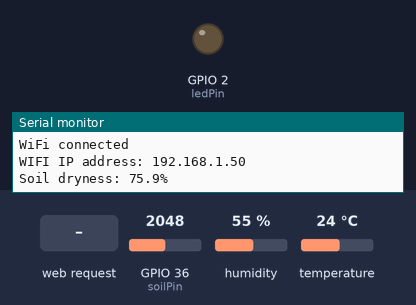
A sketch run on a simulated ESP32. On the bench: output pins drawn as LEDs (lit = HIGH), the last lines printed to the serial monitor. The inputs (shaded band) are chosen by the test bench; at power-on: GPIO 36 (soilPin) = 2048, humidity 55 %, temperature 24 °C (analog values on the 0–4095 scale). WiFi joins after 1.5 s; servers stay silent unless stated; uploads are accepted with an empty reply; storage starts empty.

Above: at 3.7 s.
3.8 s: HTTP request GET /on received
At 5.0 s:
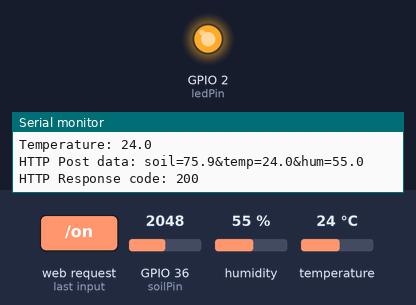
5.3 s: HTTP request GET /off received
At 6.7 s:
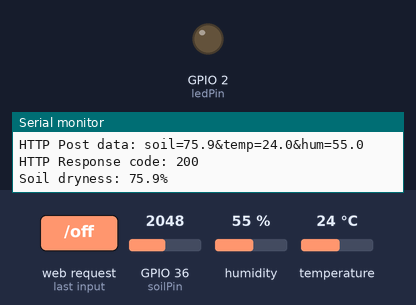
Timing chart, 0 to 8.3 s (numbered marks = the images above; inputs shaded):
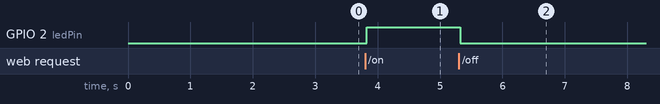

The sketch:

ESP32_Control.ino
```cpp
#include "WiFi.h"
#include "ESPAsyncWebServer.h"
#include "SPIFFS.h"
#include "HTTPClient.h"
#include "DHT.h"

const char* ssid = "";
const char* password = "";

String URL = "http:///houseplant_project/data.php";

const int ledPin = 2;
const int soilPin = 36;
const int DHTPin = 21;
const int DHTTYPE = DHT11;

DHT dht(DHTPin, DHTTYPE);

String ledState;
String soilDryness = "0.0";
String temperature = "0.0";
String humidity = "0.0";

AsyncWebServer server(80);

// This function handles the string that will be posted to the HTML
String processor(const String& var)
{
  if (var == "STATE")
  {
    if (digitalRead(ledPin))
      ledState = "ON";
    else
      ledState = "OFF";

    Serial.print("WEB LED state requested: ");
    Serial.println(ledState);

    return ledState;
  }

  if (var == "SOIL")
  {
    Serial.print("WEB Soil value requested: ");
    Serial.println(soilDryness);
    return soilDryness;
  }

  if (var == "TEMPERATURE")
  {
    Serial.print("WEB Soil value requested: ");
    Serial.println(temperature);
    return temperature;
  }

  if (var == "HUMIDITY")
  {
    Serial.print("WEB Soil value requested: ");
    Serial.println(humidity);
    return humidity;
  }

  return String();
}

void setup()
{
  Serial.begin(115200);
  delay(500);

  pinMode(ledPin, OUTPUT);
  pinMode(soilPin, INPUT);
  analogReadResolution(12);

  if (!SPIFFS.begin(true))
  {
    Serial.println("ERROR SPIFFS Mount Failed");
    return;
  }

  Serial.print("WIFI Connecting to ");
  Serial.println(ssid);

  WiFi.begin(ssid, password);

  while (WiFi.status() != WL_CONNECTED)
  {
    Serial.print(".");
    delay(1000);
  }

  Serial.println("\nWiFi connected");
  Serial.print("WIFI IP address: ");
  Serial.println(WiFi.localIP());

  // Sending the data to HTML
  server.on("/", HTTP_GET, [](AsyncWebServerRequest *request){
    request->send(SPIFFS, "/index.html", String(), false, processor);
  });

  server.on("/style.css", HTTP_GET, [](AsyncWebServerRequest *request){
    request->send(SPIFFS, "/style.css", "text/css");
  });

  server.on("/on", HTTP_GET, [](AsyncWebServerRequest *request){
    digitalWrite(ledPin, 1);
    request->send(SPIFFS, "/index.html", String(), false, processor);
  });

  server.on("/off", HTTP_GET, [](AsyncWebServerRequest *request){
    digitalWrite(ledPin, 0);
    request->send(SPIFFS, "/index.html", String(), false, processor);
  });

  server.on("/soil", HTTP_GET, [](AsyncWebServerRequest *request){
    request->send(200, "text/plain", soilDryness);
  });

  server.on("/temperature", HTTP_GET, [](AsyncWebServerRequest *request){
    request->send(200, "text/plain", temperature);
  });

  server.on("/humidity", HTTP_GET, [](AsyncWebServerRequest *request){
    request->send(200, "text/plain", humidity);
  });

  server.begin();
}

void loop()
{
  float rawValue = analogRead(soilPin);
  float percentage = (rawValue / 2700.0) * 100.0;
  soilDryness = String(percentage, 1);

  Serial.print("Soil dryness: ");
  Serial.print(soilDryness);
  Serial.println("%");

  float humidSum = 0.0;
  float tempSum = 0.0;

  // For-loops to average out any anomalies that are come from the sensor
  for (int i = 0; i < 10; i++)
  {
    humidSum += dht.readHumidity();
    delay(100);
  }

  for (int i = 0; i < 10; i++)
  {
    tempSum += dht.readTemperature();
    delay(100);
  }

  // Averaging the sums that were calculated by the for-loops
  float humid = humidSum / 10.0;
  float temp = tempSum / 10.0;

  // Ranges to reduce anomalies and defaulting to 0.0
  if (humid <= 100 && humid > 0)
  {
    humidity = String(humid, 1);
  }

  if (temp <= 60 && temp > -10)
  {
    temperature = String(temp, 1);
  }

  Serial.print("Humidity: ");
  Serial.println(humidity);

  Serial.print("Temperature: ");
  Serial.println(temperature);

  if (WiFi.status() == WL_CONNECTED)
  {
    HTTPClient http;
    String postData = "soil=" + soilDryness +
                      "&temp=" + temperature +
                      "&hum=" + humidity;

    Serial.print("HTTP Post data: ");
    Serial.println(postData);

    http.begin(URL);
    http.addHeader("Content-Type", "application/x-www-form-urlencoded");

    int httpResponseCode = http.POST(postData);

    Serial.print("HTTP Response code: ");
    Serial.println(httpResponseCode);

    http.end();
  }
  else
  {
    Serial.println("WIFI Disconnected!");
  }

  delay(300);
}
```

Measured:
- after the input at 3.8 s, GPIO 2 (ledPin): LOW → HIGH at once
- after the input at 5.3 s, GPIO 2 (ledPin): HIGH → LOW at once
